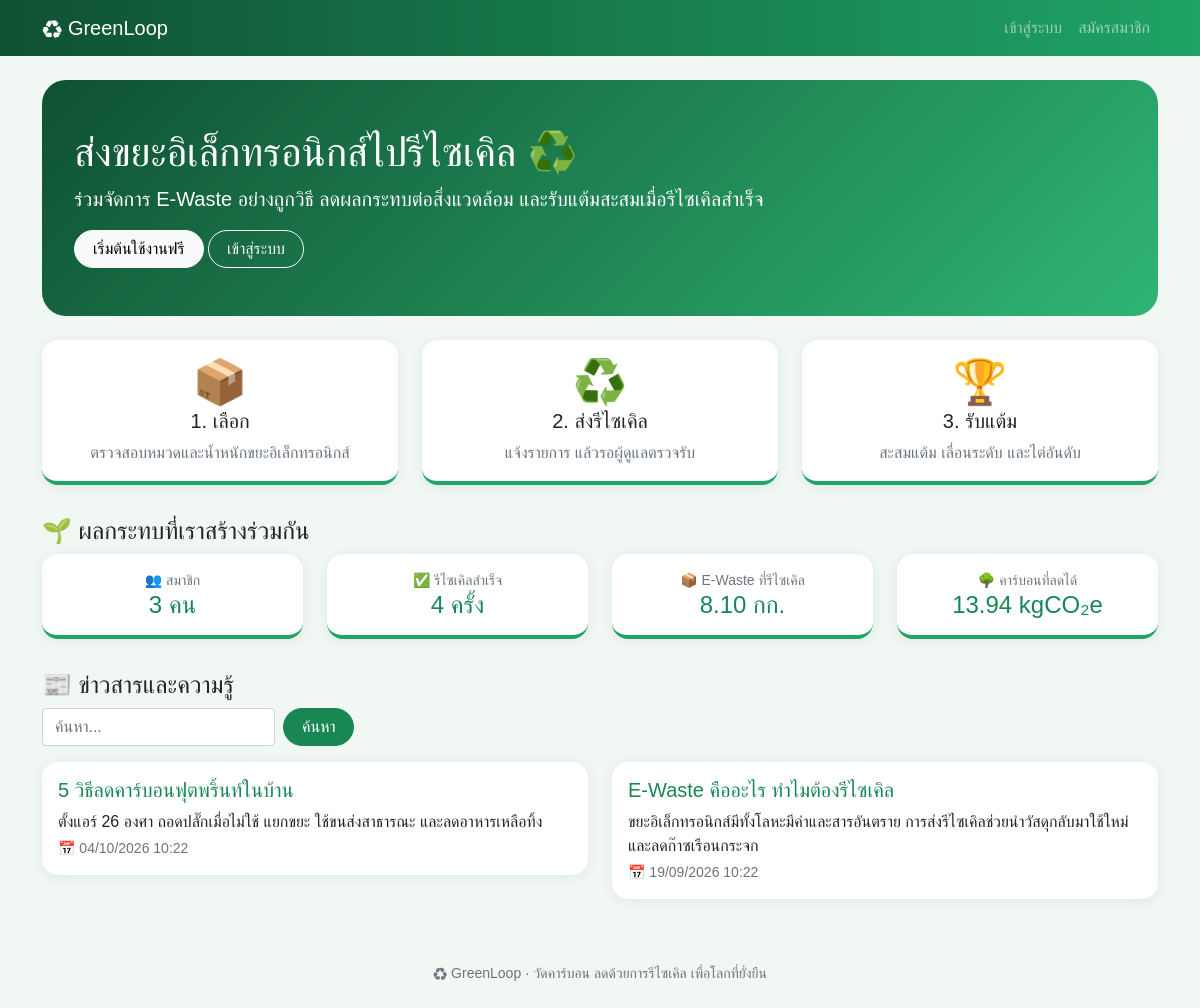
The page / on the database its author committed.
### tables this page shows
CREATE TABLE contents (
    id INT AUTO_INCREMENT PRIMARY KEY,
    user_id INT NOT NULL,
    title VARCHAR(150) NOT NULL,
    body TEXT NOT NULL,
    start_at DATETIME NOT NULL,
    end_at DATETIME NULL,
    created_at DATETIME NOT NULL DEFAULT CURRENT_TIMESTAMP,
    FOREIGN KEY (user_id) REFERENCES users (id) ON DELETE CASCADE
);

### index.php (the view, shortened to what this page needs)
<?php
require 'init.php';
$u = me();
$news = all('SELECT * FROM contents WHERE start_at <= NOW() AND (end_at IS NULL OR end_at > NOW()) AND title LIKE ? ORDER BY start_at DESC', [like()]);
$steps = [
    ['📦', '1. เลือก', 'ตรวจสอบหมวดและน้ำหนักขยะอิเล็กทรอนิกส์', 'recycle.php#recycle-form'],
    ['♻️', '2. ส่งรีไซเคิล', 'แจ้งรายการ แล้วรอผู้ดูแลตรวจรับ', 'recycle.php#recycle-form'],
    ['🏆', '3. รับแต้ม', 'สะสมแต้ม เลื่อนระดับ และไต่อันดับ', 'points.php'],
];
?>
<div class="hero mb-4">
  <?php if ($u): ?>
    <h1>สวัสดี <?= e($u['name']) ?> 👋</h1>
    <p class="lead">ระดับ <?= level($u['points']) ?> · สะสมแล้ว <?= $u['points'] ?> แต้ม</p>
    <a class="btn btn-light" href="recycle.php#recycle-form">♻️ เริ่มรีไซเคิล</a>
    <a class="btn btn-outline-light" href="points.php">🏆 ดูแต้มสะสม</a>
  <?php else: ?>
    <h1>ส่งขยะอิเล็กทรอนิกส์ไปรีไซเคิล ♻️</h1>
    <p class="lead">ร่วมจัดการ E-Waste อย่างถูกวิธี ลดผลกระทบต่อสิ่งแวดล้อม และรับแต้มสะสมเมื่อรีไซเคิลสำเร็จ</p>
    <a class="btn btn-light" href="register.php">เริ่มต้นใช้งานฟรี</a>
    <a class="btn btn-outline-light" href="login.php">เข้าสู่ระบบ</a>
  <?php endif; ?>
</div>
<div class="row">
  <?php foreach ($steps as $s): ?>
    <div class="col-md-4">
      <a class="card card-body box text-center mb-3 text-decoration-none text-dark" href="<?= $s[3] ?>">
        <div class="big"><?= $s[0] ?></div><h5><?= $s[1] ?></h5><span class="text-muted"><?= $s[2] ?></span>
      </a>
    </div>
  <?php endforeach; ?>
</div>
<h4 class="mt-3">🌱 ผลกระทบที่เราสร้างร่วมกัน</h4>
<div class="row">
</div>
<h4 class="mt-3">📰 ข่าวสารและความรู้</h4>
<div class="row">
  <?php foreach ($news as $n): ?>
    <div class="col-md-6">
      <div class="card card-body mb-3">
        <h5 class="text-success"><?= e($n['title']) ?></h5>
        <p class="mb-1"><?= nl2br(e($n['body'])) ?></p>
        <small class="text-muted">📅 <?= dt($n['start_at']) ?></small>
      </div>
    </div>
  <?php endforeach; ?>
</div>

### assets/style.css (style rules this page uses)
body { background: #f1f7f3; font-family: "Leelawadee UI", Tahoma, sans-serif; }
.btn { border-radius: 50px; padding-left: 18px; padding-right: 18px; }
.card { border: 0; border-radius: 16px; box-shadow: 0 2px 12px rgba(15, 81, 50, .08); }
.box { border-bottom: 4px solid #1fa367; transition: transform .2s; }
.hero { background: linear-gradient(135deg, #0f5132, #2fb574); color: #fff; border-radius: 24px; padding: 48px 32px; }
.big { font-size: 44px; line-height: 1.2; }

### rows shown on the page
contents: title "5 วิธีลดคาร์บอนฟุตพริ้นท์ในบ้าน", body "ตั้งแอร์ 26 องศา ถอดปลั๊กเมื่อไม่ใช้ แยกขยะ ใช้ขนส่งสาธารณะ และลดอาหารเหลือทิ้ง", start_at "04/10/2026 10:22"
contents: title "E-Waste คืออะไร ทำไมต้องรีไซเคิล", body "ขยะอิเล็กทรอนิกส์มีทั้งโลหะมีค่าและสารอันตราย การส่งรีไซเคิลช่วยนำวัสดุกลับมาใช้ใหม่และลดก๊าซเรือนกระจก", start_at "19/09/2026 10:22"

### other values the page prints
$s[0] "📦"
$s[1] "1. เลือก"
$s[2] "ตรวจสอบหมวดและน้ำหนักขยะอิเล็กทรอนิกส์"
$s[0] "♻️"
$s[1] "2. ส่งรีไซเคิล"
$s[2] "แจ้งรายการ แล้วรอผู้ดูแลตรวจรับ"
$s[0] "🏆"
$s[1] "3. รับแต้ม"
$s[2] "สะสมแต้ม เลื่อนระดับ และไต่อันดับ"
$label "👥 สมาชิก ✅ รีไซเคิลสำเร็จ 📦 E-Waste ที่รีไซเคิล 🌳 คาร์บอนที่ลดได้"
$value "3 คน 4 ครั้ง 8.10 กก. 13.94 kgCO₂e"
